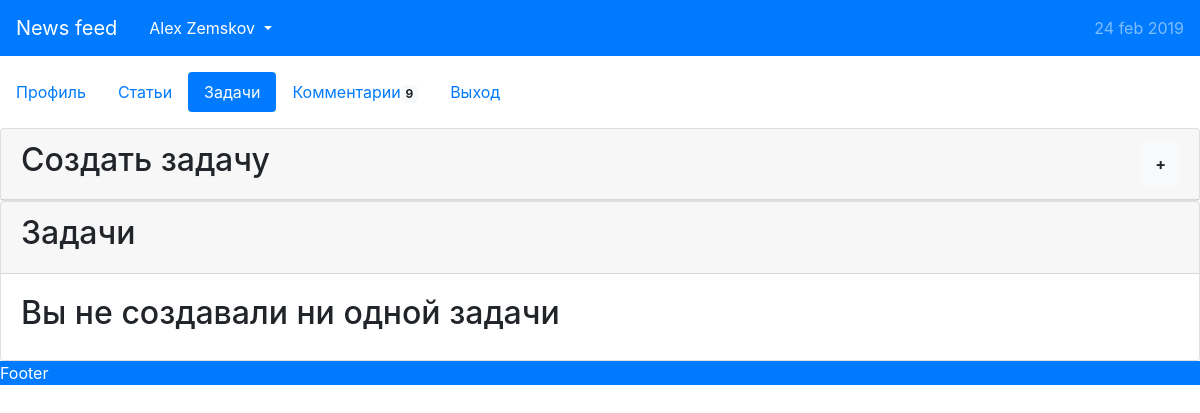
/profile/?section=target (signed in), run on an earlier commit of the app's database.
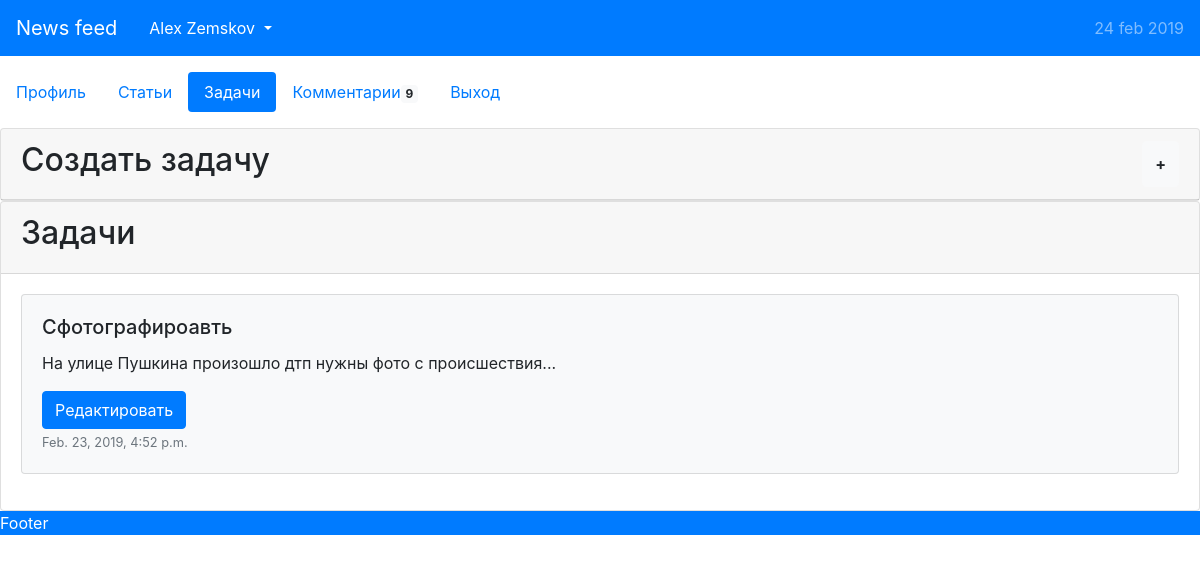
And on a later commit of the database.
### users/models.py (models this page shows, shortened)
class Target(models.Model):
	title = models.CharField(max_length=100)
	description = models.TextField()
	author = models.ForeignKey(User, on_delete=models.CASCADE, related_name="author")
	executor = models.ForeignKey(User, on_delete=models.CASCADE, null=True, related_name="executor")
	time_made = models.DateTimeField(auto_now_add=True)
	time_edited = models.DateTimeField(auto_now=True)
	price = models.DecimalField(decimal_places=2, max_digits=6)
	currency = models.CharField(max_length=3)
	is_active = models.BooleanField(default=True)
	class Meta:
		ordering = ["-time_made"]

### users/views.py (the view, shortened to what this page needs)
# urls.py: re_path(r'^profile/(?P<id>\d+)', views.user_page),
def user_page(request, id=None):
	section = request.GET.get('section', 'profile')
	alerts = {
		'success': [],
		'danger': []
	}
	sid = request.session.get('_auth_user_id', None)
	if sid is not None:
		user = User.objects.get(id=sid)
		if id and id != sid:
			try:
				user = User.objects.get(id=id)
			except ObjectDoesNotExist:
				raise Http404("No MyModel matches the given query.")
	else:
		return redirect('/')
	articles = Article.objects.filter(author__id=sid)
	targets = Target.objects.filter(author__id=sid)
	return render(request, 'users/index.html', context={
		'user': user,
		'section': section,
		'header': header_data,
		'alerts': alerts,
		'articles': articles,
		'targets': targets
	})

### templates/users/index.html (shortened to what this page needs)
{% extends "base.html" %}
{% block content %}
<div class="nav nav-pills my-3" id="pills-tab" role="tablist">
{% for tab in header.user_tabs %}
    {% if tab.name == "logout" %}
    <a class="nav-link" href="{{ tab.href }}">{{ tab.ru }}</a>
    {% elif tab.name == "comments" %}
    <a class="nav-link {% if section == tab.name %}active{% endif %}" id="{{ tab.name }}-tab" data-toggle="pill" href="#section-{{ tab.name }}" role="tab" aria-controls="section-{{ tab.name }}" aria-selected="False">
      {{ tab.ru }}<span class="badge badge-light">9</span>
    </a>
    {% else %}
    <a class="nav-link {% if section == tab.name %}active{% endif %}" id="{{ tab.name }}-tab" data-toggle="pill" href="#section-{{ tab.name }}" role="tab" aria-controls="section-{{ tab.name }}" aria-selected="False">{{ tab.ru }}</a>
    {% endif %}
{% endfor %}
</div>
<div class="tab-content" id="v-pills-tabContent">
{% for tab in header.user_tabs %}
    {% if tab.name != "logout" %}
    <div class="tab-pane fade {% if section == tab.name %}show active{% endif %}" id="section-{{ tab.name }}" role="tabpanel" aria-labelledby="{{ tab.name }}-tab">
        {% include tab.html with user=user %}
    </div>
    {% endif %}
{% endfor %}
</div>
{% endblock content %}

### templates/base.html (shortened to what this page needs)
<!DOCTYPE html>
{% load staticfiles %}
<html>
<head>
	<link rel="stylesheet" href="{% static 'css/style.css' %}" />
	<link rel="stylesheet" href="https://stackpath.bootstrapcdn.com/bootstrap/4.3.1/css/bootstrap.min.css">
	<link rel="stylesheet" href="https://use.fontawesome.com/releases/v5.7.2/css/all.css">
</head>
<body>
<div class="header">
	<nav class="navbar navbar-expand-lg navbar-dark bg-primary">
		<a class="navbar-brand" href="/">News feed</a>
		{% if user is None %}
		<div class="ml-auto">
			<button type="button" class="btn btn-primary mr-2" data-toggle="modal" data-target="#entry">
				<i class="far fa-user"></i>
			</button>
			<div class="modal fade" id="entry" tabindex="-1" role="dialog" aria-labelledby="modal-title" aria-hidden="true">
				<div class="modal-dialog modal-dialog-centered">
					<div class="modal-content">
						<div class="modal-header">
							<h5 class="modal-title" id="modal-title">Authorization</h5>
							<button type="button" class="close" data-dismiss="modal" aria-label="Close">
								<span aria-hidden="true">&times;</span>
							</button>
						</div>
						<div class="modal-body">
							<form method="post">
								{% csrf_token %}
								<div class="input-group flex-nowrap my-2">
									<div class="input-group-prepend">
										<span class="input-group-text" id="email-wrapping">@</span>
									</div>
									<input name="login" type="text" class="form-control" placeholder="Эл. Почта" aria-label="email" aria-describedby="email-wrapping">
								</div>
								<div class="input-group flex-nowrap my-2">
									<div class="input-group-prepend">
										<span class="input-group-text" id="pass-wrapping"><i class="fas fa-lock"></i></span>
									</div>
									<input name="pass" type="password" class="form-control" placeholder="Пароль" aria-label="email" aria-describedby="pass-wrapping">
								</div>
								<div class="form-group my-2">
									<button type="submit" class="form-control btn btn-primary">Войти</button>
								</div>
							</form>
							<h4 class="text-center">or</h4>
							<div class="text-center">
								{% for name_social in header.social %}
								<a class="btn btn-primary btn-lg text-white"><i class="fab fa-{{ name_social }}"></i></a>
								{% endfor %}
							</div>
						</div>
						<div class="modal-footer">
						</div>
					</div>
				</div>
			</div>
		</div>
		{% else %}
		<div class="dropdown ml-auto">
			<a class="nav-link text-white dropdown-toggle" href="#" id="userDropdown" role="button" data-toggle="dropdown" aria-haspopup="true" aria-expanded="false">
				{{ user.get_full_name }}
			</a>
		</div>
		{% endif %}
		<div class="collapse navbar-collapse" id="navbarNav">
			<ul class="navbar-nav ml-auto">
				<li class="nav-item">
					<span class="navbar-text">{% now "j b Y" %}</span>
				</li>
			</ul>
		</div>
	</nav>
</div>
<div class="content">{% block content%}Not found content{% endblock content %}</div>
<div class="footer text-white bg-primary">Footer</div>
</body>
</html>

### templates/users/target.html (shortened to what this page needs)
<div class="card">
	<div class="card-header d-flex">
		<span class="h2 flex-grow-1">Создать задачу</span>
		<button class="btn btn-light rounded text-lg font-weight-bold" type="button" data-toggle="collapse" data-target="#collapseExample" aria-expanded="false" aria-controls="collapseExample">
				+
    </button>
	</div>
</div>
<div class="card">
	<div class="card-header">
		<h2>Задачи</h2>
	</div>
	<div class="card-body">
		{% for target in targets %}
		  <div class="card bg-light mb-3">
				<div class="card-body">
						<h5 class="card-title">{{ target.title }}</h5>
						<p class="card-text">{{ target.description }}...</p>
						<button type="button" class="btn btn-primary" data-toggle="modal" data-target="#target{{ target.id }}">
								Редактировать
						</button>
						<p class="card-text"><small class="text-muted">{{ target.time_made }}</small></p>
				</div>
		  </div>
		{% empty %}
			<h2>Вы не создавали ни одной задачи</h2>
		{% endfor %}
	</div>
</div>

### static/css/style.css (style rules this page uses)
body { font-family: Verdana; }

What changed in the data, as far as the page shows it:
added Target: title "Сфотографироавть", description "На улице Пушкина произошло дтп нужны фото с происшествия", time_made "Feb. 23, 2019, 4:52 p.m."
Also different on the page:
list line gone: "Вы не создавали ни одной задачи"
